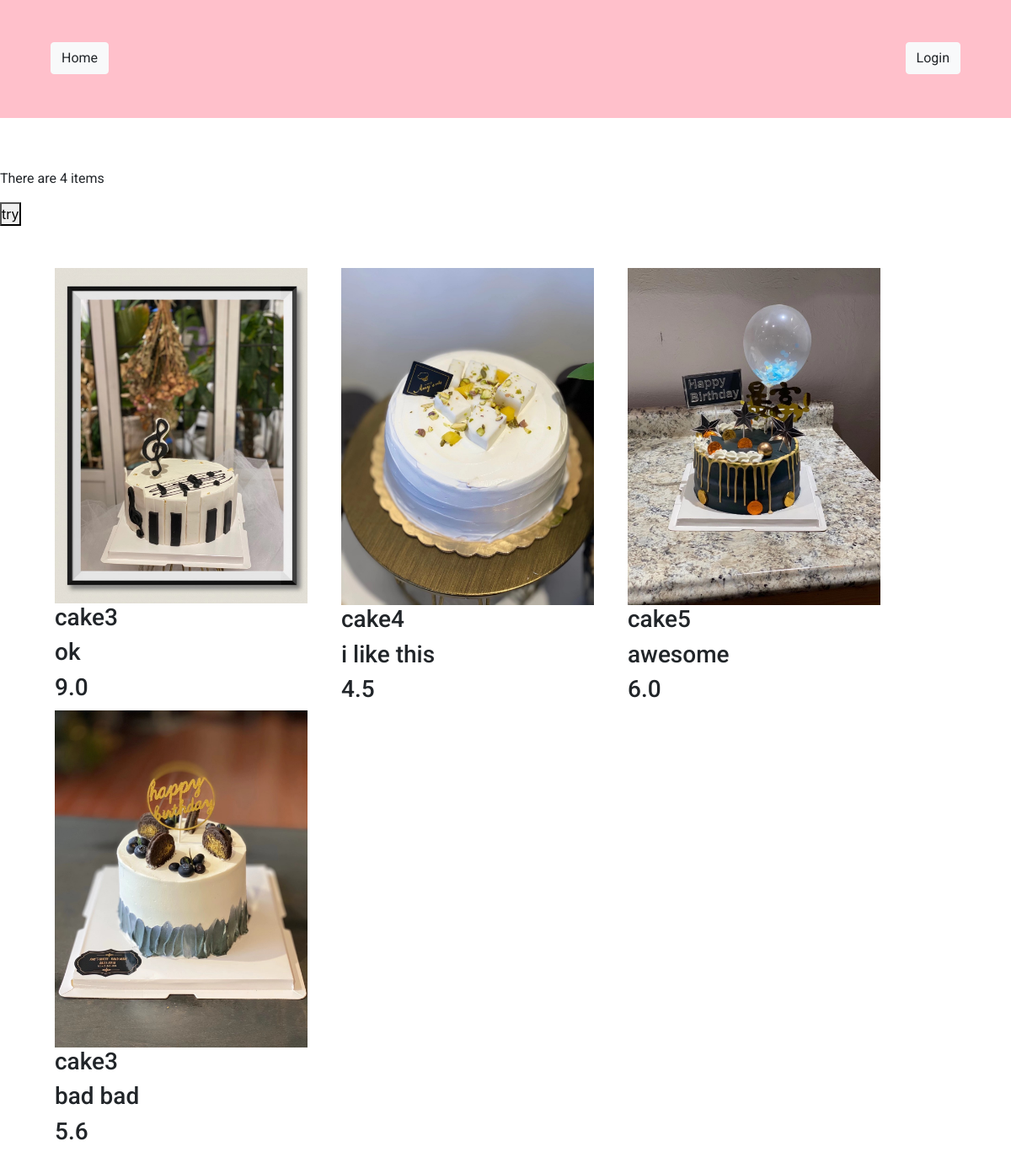
Before: / with the older database file.
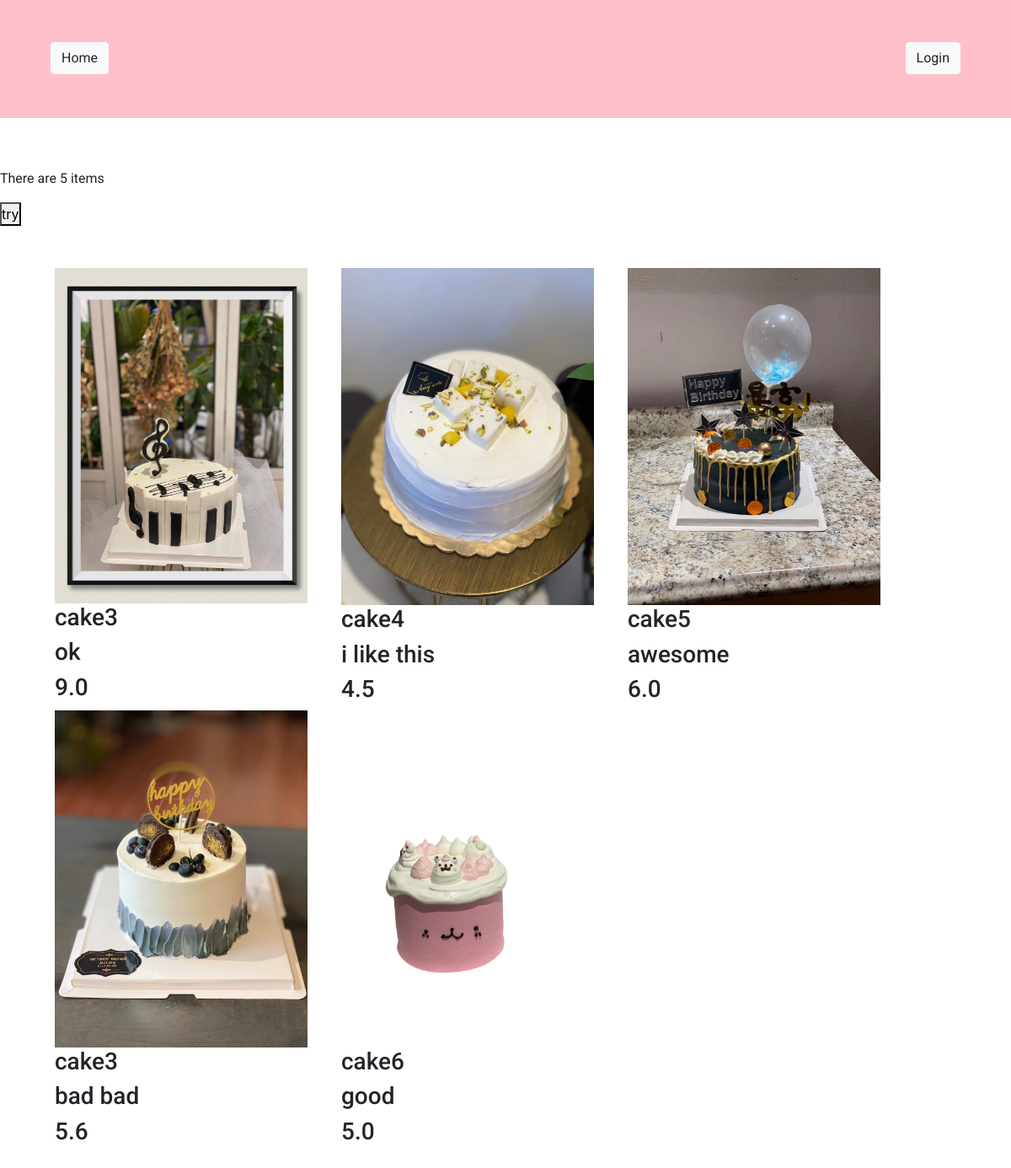
After: the same page with the newer database file.
### app/models.py (models this page shows, shortened)
class Product(db.Model):
    __tablename__ = 'products'
    id = db.Column(db.Integer,primary_key = True)
    product_name = db.Column(db.Text)
    product_description = db.Column(db.Text)
    product_image = db.Column(db.String(20), nullable=False)
    product_price = db.Column(db.REAL)

### app/routes.py (the view)
@app.route('/')
def index():
    conn = get_db_connection()
    all_products_data = conn.execute('SELECT * FROM products;').fetchall()
    total_item_in_home_page = conn.execute('SELECT count(*) FROM products;').fetchone()
    get_price_high_to_low = conn.execute('''
    SELECT p.product_price, p.product_name, p.product_image,p.product_description
    FROM products p
    ORDER BY p.product_price DESC
    ''').fetchall()
    conn.close()
    return render_template('index.html', all_products_data = all_products_data, total_item_in_home_page = total_item_in_home_page)

### app/routes.py (called while the page is built)
def get_db_connection():
    conn = sqlite3.connect('app.db')
    conn.row_factory = sqlite3.Row
    return conn

### app/templates/index.html (shortened to what this page needs)
{% extends "base.html" %} {% block content %}
<p id="length">There are {{ total_item_in_home_page[0] }} items</p>
<button type="button" onclick="myfunc('{{ total_item_in_home_page[0] }}')">try</button>
<div class="container">
    {% for products_list in all_products_data %}
    <div class="image" name="total">
        <img id="product-image-{{loop.index}}" src="{{ url_for('upload', filename=products_list[3]) }}" style="width: 300px">
        <h3 id="product-name-{{loop.index}}">{{ products_list[1] }}</h3>
        <h3 id="product-description-{{loop.index}}">{{ products_list[2] }}</h3>
        <h3 id="product-price-{{loop.index}}">{{ products_list[4] }}</h3>
    </div>
    {% endfor %}
</div>
{% endblock %}

Changed rows visible on the page:
added Product: product_image (picture), product_name "cake6", product_description "good", product_price "5.0"
Other visible differences:
{{ total_item_in_home_page[0] }}: "4" → "5"
